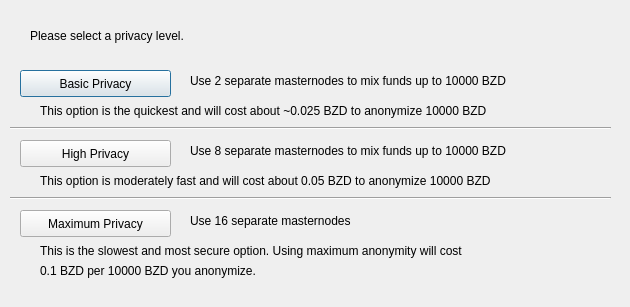
<?xml version="1.0" encoding="UTF-8"?>
<ui version="4.0">
 <class>ObfuscationConfig</class>
 <widget class="QDialog" name="ObfuscationConfig">
  <property name="geometry">
   <rect>
    <x>0</x>
    <y>0</y>
    <width>630</width>
    <height>307</height>
   </rect>
  </property>
  <property name="windowTitle">
   <string>Configure Obfuscation</string>
  </property>
  <widget class="QPushButton" name="buttonBasic">
   <property name="geometry">
    <rect>
     <x>20</x>
     <y>70</y>
     <width>151</width>
     <height>27</height>
    </rect>
   </property>
   <property name="text">
    <string>Basic Privacy</string>
   </property>
  </widget>
  <widget class="QPushButton" name="buttonHigh">
   <property name="geometry">
    <rect>
     <x>20</x>
     <y>140</y>
     <width>151</width>
     <height>27</height>
    </rect>
   </property>
   <property name="text">
    <string>High Privacy</string>
   </property>
  </widget>
  <widget class="QPushButton" name="buttonMax">
   <property name="geometry">
    <rect>
     <x>20</x>
     <y>210</y>
     <width>151</width>
     <height>27</height>
    </rect>
   </property>
   <property name="text">
    <string>Maximum Privacy</string>
   </property>
  </widget>
  <widget class="QLabel" name="label">
   <property name="geometry">
    <rect>
     <x>30</x>
     <y>20</y>
     <width>571</width>
     <height>31</height>
    </rect>
   </property>
   <property name="text">
    <string>Please select a privacy level.</string>
   </property>
  </widget>
  <widget class="QLabel" name="label_2">
   <property name="geometry">
    <rect>
     <x>190</x>
     <y>70</y>
     <width>421</width>
     <height>21</height>
    </rect>
   </property>
   <property name="text">
    <string>Use 2 separate masternodes to mix funds up to 10000 BZD</string>
   </property>
  </widget>
  <widget class="QLabel" name="label_3">
   <property name="geometry">
    <rect>
     <x>190</x>
     <y>140</y>
     <width>411</width>
     <height>21</height>
    </rect>
   </property>
   <property name="text">
    <string>Use 8 separate masternodes to mix funds up to 10000 BZD</string>
   </property>
  </widget>
  <widget class="QLabel" name="label_4">
   <property name="geometry">
    <rect>
     <x>190</x>
     <y>210</y>
     <width>421</width>
     <height>21</height>
    </rect>
   </property>
   <property name="text">
    <string>Use 16 separate masternodes</string>
   </property>
  </widget>
  <widget class="QLabel" name="label_6">
   <property name="geometry">
    <rect>
     <x>40</x>
     <y>100</y>
     <width>561</width>
     <height>21</height>
    </rect>
   </property>
   <property name="text">
    <string>This option is the quickest and will cost about ~0.025 BZD to anonymize 10000 BZD</string>
   </property>
  </widget>
  <widget class="QLabel" name="label_7">
   <property name="geometry">
    <rect>
     <x>40</x>
     <y>170</y>
     <width>561</width>
     <height>21</height>
    </rect>
   </property>
   <property name="text">
    <string>This option is moderately fast and will cost about 0.05 BZD to anonymize 10000 BZD</string>
   </property>
  </widget>
  <widget class="QLabel" name="label_8">
   <property name="geometry">
    <rect>
     <x>40</x>
     <y>240</y>
     <width>561</width>
     <height>21</height>
    </rect>
   </property>
   <property name="text">
    <string>This is the slowest and most secure option. Using maximum anonymity will cost</string>
   </property>
  </widget>
  <widget class="QLabel" name="label_9">
   <property name="geometry">
    <rect>
     <x>40</x>
     <y>260</y>
     <width>561</width>
     <height>21</height>
    </rect>
   </property>
   <property name="text">
    <string>0.1 BZD per 10000 BZD you anonymize.</string>
   </property>
  </widget>
  <widget class="Line" name="line">
   <property name="geometry">
    <rect>
     <x>10</x>
     <y>120</y>
     <width>601</width>
     <height>16</height>
    </rect>
   </property>
   <property name="orientation">
    <enum>Qt::Horizontal</enum>
   </property>
  </widget>
  <widget class="Line" name="line_2">
   <property name="geometry">
    <rect>
     <x>10</x>
     <y>190</y>
     <width>601</width>
     <height>16</height>
    </rect>
   </property>
   <property name="orientation">
    <enum>Qt::Horizontal</enum>
   </property>
  </widget>
 </widget>
 <resources/>
 <connections/>
</ui>
